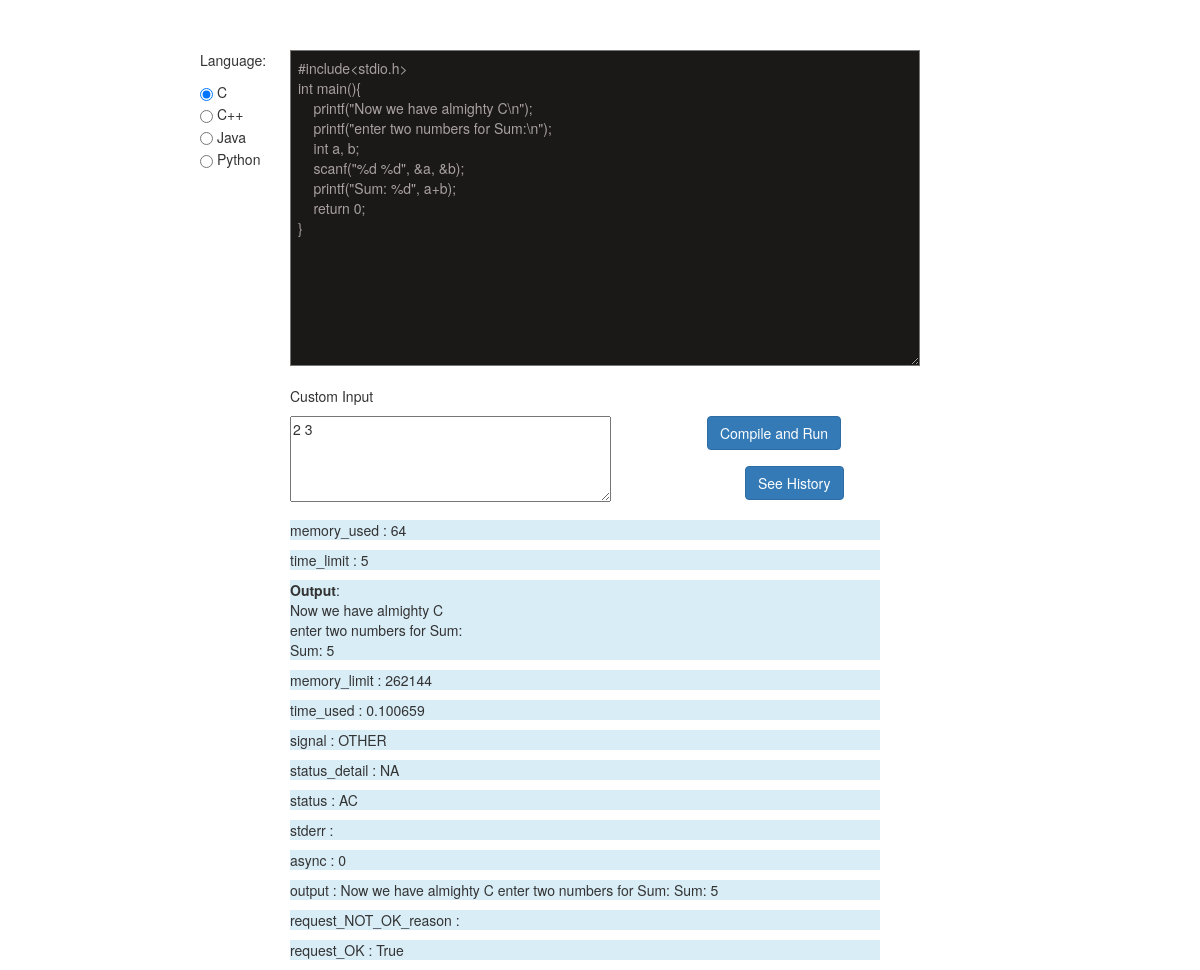
Screenshot of /7f44cfd5a6194deea7230a0f582b2861 with the database file from the repository.
### webapp/models.py (models this page shows, shortened)
class TimeStamp(models.Model):
    created_at = models.DateTimeField(auto_now_add=True)
    modified_at = models.DateTimeField(auto_now=True)
    class Meta:
        abstract = True

class CodeUrl(TimeStamp):
    LANGUAGE_CHOICES = (
        ('C', 'C'),
        ('CPP', 'C++'),
        ('JAVA', 'Java'),
        ('PYTHON', 'Python')
    )
    uri = models.CharField(max_length=63, unique=True)
    lang = models.CharField(max_length=15, choices=LANGUAGE_CHOICES, blank=True, null=True)
    code = models.TextField(blank=True, null=True)
    inp = models.TextField(blank=True, null=True)
    result = models.TextField(blank=True, null=True)

### webapp/views.py (the view)
# urls.py: url(r'^(?P<uri>[0-9a-z]{6,})$', views.Home.as_view(), name="code_url"),
class Home(View):
    @method_decorator(exception_handler)
    def dispatch(self, request, *args, **kwargs):
        return super(Home, self).dispatch(request, *args, **kwargs)
    def get(self, request, *args, **kwargs):
        data = {
            'lang_choices': dict(CodeUrl.LANGUAGE_CHOICES),
        }
        uri = kwargs.get('uri')
        if not uri:
            uri = generate_unique_uri()
            return HttpResponseRedirect('/{}'.format(uri))
        cu_obj = get_or_none(CodeUrl, uri=uri.strip("/"))
        if cu_obj is None:
            uri = generate_unique_uri()
            cu_obj = CodeUrl.objects.create(uri=uri)
            return HttpResponseRedirect('/{}'.format(uri))
        data.update({
            'lang': cu_obj.lang or 'PYTHON',
            'code': cu_obj.code,
            'inp': cu_obj.inp,
            'result': json.loads(cu_obj.result or '{}'),
            'uri': uri,
        })
        return render(request, 'home.html', data)

### webapp/utils.py (called while the page is built)
def get_or_none(model, **kwargs):
    try:
        return model.objects.get(**kwargs)
    except model.DoesNotExist:
        return None

def exception_handler(func):
    def wrap_exception(*args, **kwargs):
        try:
            return func(*args, **kwargs)
        except Exception as e:
            return exception_response(e)
    return wrap_exception

### templates/home.html (shortened to what this page needs)
<html>
<head>
    <link href="/static/css/bootstrap.min.css" rel="stylesheet" type="text/css" />
    <link rel="stylesheet" href="//cdnjs.cloudflare.com/ajax/libs/highlight.js/9.0.0/styles/default.min.css">
    <link href="/static/css/background.css" rel="stylesheet" type="text/css" />
</head>
<body>
    <div style="margin-left: 200; margin-top: 50px;">
        <div style="float:left">
            <p>Language: </p>
            {% for l, dl in lang_choices.items %}
                <input style="vertical-align:middle" type="radio" name="lang" value="{{l}}" {% ifequal l lang %}checked="checked"{% endifequal %}/>
                <span style="vertical-align:middle">{{dl}}</span>
                <br/>
              {% endfor %}
        </div>
        <div>
            <textarea class="XML hljs" id="textarea" name="code" cols="80" rows="15" wrap="off" style="margin-left:90px">{% if code %}{{code}}{% endif %}</textarea>
            <br>
            <p style="margin-left:90px">Custom Input</p>
            <textarea id="inp" cols="40" rows="4" style="margin-left:90px">{% if inp %}{{inp}}{% endif %}</textarea>
            <input type="submit" id="submit-button" class="btn btn-primary" name="submit" value="Compile and Run" style="margin-left:92px; margin-top:-130px"/>
        </div>
        <div id='history' style="margin-left: 545px; margin-top: -40px;">
          <a class="btn btn-primary" href="/history/{{uri}}" target="_blank">See History</a>
        </div>
        <br>
        <div id="result" style="margin-left:90px; margin-right:320px;">
            {% if result %}
              {% for r, v in result.items %}
                  {% if r == "output_html" %}
                    <p class="bg-info"><b>Output</b>:<br>{{v | safe}}</p>
                  {% else %}
                    <p class="bg-info">{{r}} : {{v}}</p>
                  {% endif %}
              {% endfor %}
            {% endif %}
        </div>
    </div>
</body>
</html>

### static/css/background.css (style rules this page uses)
.hljs { display: block; overflow-x: auto; background: #1b1918; color: #a8a19f; padding: 0.5em; }

### rows the page displays
CodeUrl: code "#include<stdio.h> int main(){ printf(\"Now we have almighty C\\n\"); printf(\"enter two numbers for Sum:\\n\"); int a, b; scanf(\"%d %d\", &a, &b); printf(\"Sum: %d\", a+b); return 0; }", inp "2 3"

### other values shown
{{ dl }} "C" "C++" "Java" "Python"
{{ r }} "memory_used" "time_limit" "memory_limit" "time_used" "signal" "status_detail" "status" "stderr" "async" "output" "request_NOT_OK_reason" "request_OK"
{{ v }} "64" "5" "262144" "0.100659" "OTHER" "NA" "AC" "0" "Now we have almighty C enter two numbers for Sum: Sum: 5" "True"
{{ v | safe }} "Now we have almighty C enter two numbers for Sum: Sum: 5"
